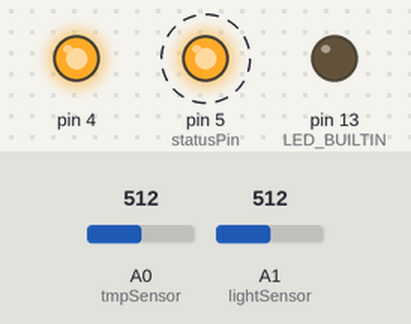
Bench run of a sketch on a simulated Arduino Uno, built for the host (arithmetic inside an expression is 32-bit, double 64-bit). Shown: output pins drawn as LEDs (lit = HIGH). Dashed ring = blinking. The test bench sets the inputs (shaded band); at power-on: A0 (tmpSensor) = 512, A1 (lightSensor) = 512. WiFi joins after 1.5 s; servers stay silent unless stated; uploads are accepted with an empty reply; what the sketch prints to the serial monitor is not drawn.

Above: at 5.2 s.
Timing chart, 0 to 9.4 s (numbered marks = the images above):
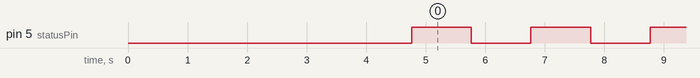

Measured:
- by itself, pin 5 (statusPin): alternates HIGH for 1.0 s and LOW for 1.0 s

The sketch:

date-find.ino
```cpp
/*
  Web client

  This sketch connects to a website (http://www.google.com)
  using an Arduino Wiznet Ethernet shield.

  Circuit:
   Ethernet shield attached to pins 10, 11, 12, 13

  created 18 Dec 2009
  by David A. Mellis
  modified 9 Apr 2012
  by Tom Igoe, based on work by Adrian McEwen

*/

#include <SPI.h>
#include <Ethernet2.h>

#include <ArduinoJson.h>

const short tmpSensor = A0;
const short lightSensor = A1;
const short statusPin = 5;

int light = 0;
float temperature = 0;

const long toggleInterval = 1000;
const long sensorInterval = 10000;

unsigned long lastToggleTime = 0;
unsigned long lastSensorTime = 0;

byte mac[] = { 0x90, 0xA2, 0xDA, 0x10, 0xF7, 0x05 };
IPAddress server (192, 168, 1, 16);

// Initialize the Ethernet client library
// with the IP address and port of the server
// that you want to connect to (port 80 is default for HTTP):
EthernetClient client;

unsigned long lastConnectionTime = 0;             // last time you connected to the server, in milliseconds
const unsigned long postingInterval = 20000; // delay between updates, in milliseconds

int sensor = 0;

void setup() {
  int code;

  // Open serial communications
  Serial.begin(9600);
  Serial.println ("Hello");

  // mise off de la carte SD
  pinMode (4, OUTPUT);
  digitalWrite (4, HIGH);

  pinMode (statusPin, OUTPUT);
  digitalWrite (statusPin, LOW);
  pinMode (LED_BUILTIN, OUTPUT);
  digitalWrite (LED_BUILTIN, LOW);

  // start the Ethernet connection:
  if (Ethernet.begin(mac) == 0) {
    Serial.println(F("Failed to configure Ethernet"));
    while (true);
  }
  // give the Ethernet shield a second to initialize:
  delay(2000);

  // print your local IP address:
  Serial.println (Ethernet.localIP());

  code = client.connect ("www.google.com", 80);
  if (code) {
    Serial.println ("connection");
    // On construit l'en-tête de la requête
    client.println("HEAD / HTTP/1.1");
    client.println("Host: www.google.com");
    client.println("Connection: close");
    client.println();

    client.flush ();

    if (client.find ("Date:")) {
      char infoDate [40];
      int index = 0;
      index = client.readBytesUntil ('\n', infoDate, 40);
      if (index != 0) {
        infoDate[index] = '\0';
        Serial.println (infoDate);
        char * tok;
        tok = strtok (infoDate, ",: ");
        while (tok != NULL) {
          Serial.println (tok);
          tok =  strtok (NULL, ",: ");
        }
      } else {
        Serial.println ("pb lect date");
      }
      Serial.println(F("Deconnexion !"));

      // On ferme le client
      client.stop();

    } else {
      Serial.println ("Not found");
    }
  } else {
    Serial.print (F("erreur connection: "));
    Serial.println (code);
  }
}

void loop()
{
  unsigned long currentMillis = millis ();

  if (currentMillis - lastToggleTime > toggleInterval) {
    lastToggleTime = currentMillis;
    digitalWrite (statusPin, !digitalRead (statusPin));
  }

  if (currentMillis - lastSensorTime > sensorInterval) {
    lastSensorTime = currentMillis;
    light = analogRead (lightSensor);
    int tmpAnalog = analogRead (tmpSensor);
    float tmpVoltage = (tmpAnalog / 1024.0) * 5.0;
    temperature = (tmpVoltage - 0.5) * 100;

    Serial.print ("Lux: "); Serial.print (light);
    Serial.print (" Temp: "); Serial.println (temperature);
  }

  if (currentMillis - lastConnectionTime > postingInterval) {
    lastConnectionTime = currentMillis;
    Serial.println(F("connecting..."));

    if (client.connect(server, 5000)) {
      StaticJsonBuffer<40> jsonBuffer;
      Serial.println(F("connected..."));

      JsonObject& root = jsonBuffer.createObject();
      root ["tmp"] = temperature;
      root ["lux"] = light;

      root.printTo(Serial);

      client.println("POST /data HTTP/1.1");
      client.println("Host: 192.168.1.16");
      client.println(F("Connection: close"));
      client.println("Connection: close\r\nContent-Type: application/json");
      client.print("Content-Length: ");
      client.print(root.measureLength());
      client.print("\r\n");
      client.println();
      root.printTo(client);

      /*
        client.print (sensor);
        client.println ("\"}");
      */
      client.flush ();

      Serial.println(F("data emises..."));
      sensor++;

      /*
            int index = 0;
            char reponse[256];

            while (client.connected()) {
              while (client.available()) {
                reponse[index] = client.read();
                index++;
              }
              Serial.println (index);
            }
            Serial.println (index);
      */
      if (client.find ("HTTP")) {
        char resultat [15];
        int index = 0;
        index = client.readBytesUntil ('\n', resultat, 15);
        if (index != 0) {
          resultat[index] = '\0';
          Serial.println (resultat);
          char * tok;
          tok = strtok (resultat, " ");
          while (tok != NULL) {
            Serial.println (tok);
            tok =  strtok (NULL, " ");
          }
        } else {
          Serial.println ("pb lect code");
        }
      }

      client.stop();
    } else {
      Serial.println (F("Erreur connexion Flask"));
    }


  }

}
```
